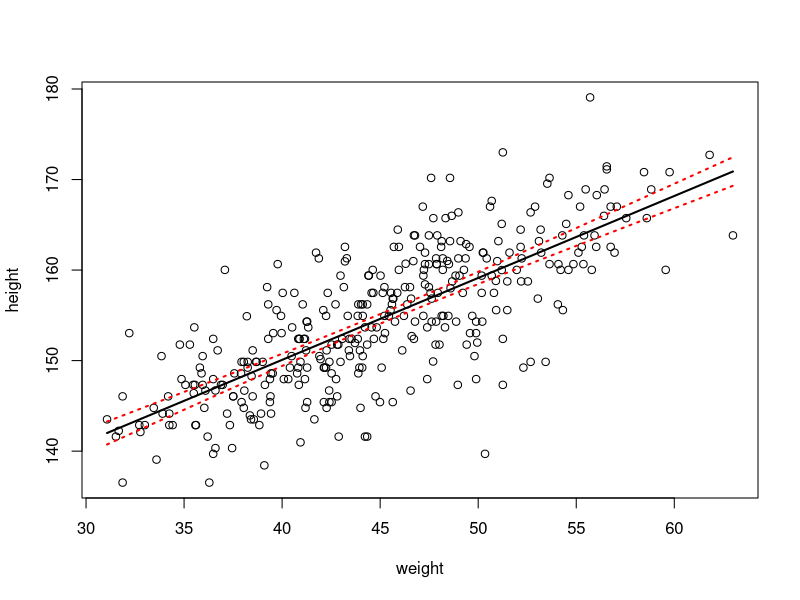
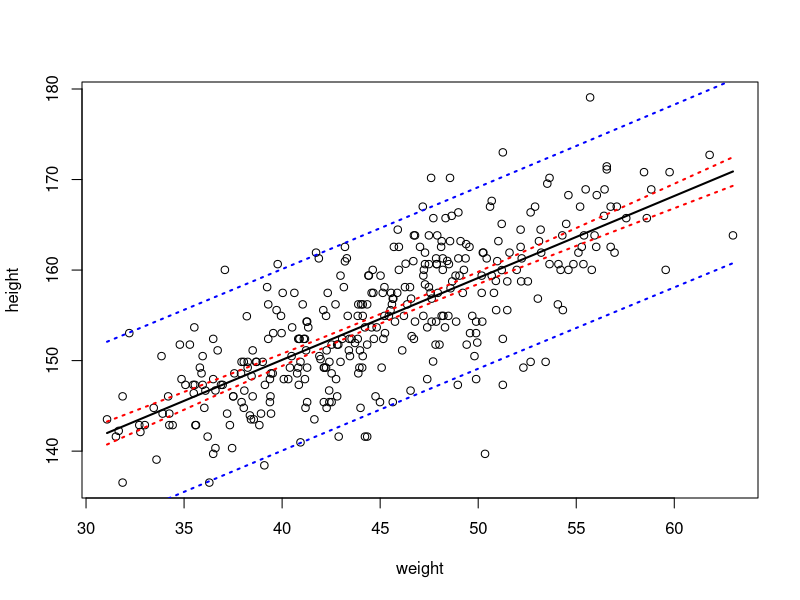

Reproduce these figures in R, in order.
## ---- chunk 1
d <- read.csv("iKung_HeightWeight.csv")
d2 <- d[d$age>=18,c(5,6)] # subset the dataframe to only include the height and weight variables of adults over the age of 18
d2 <- na.omit(d2) # remove the rows of the new dataframe that contain NAs.
## ---- chunk 2
m1 <- lm(formula = height ~ weight, data=d2)
coefficients(m1)
## ---- chunk 3
d <- read.csv("iKung_HeightWeight.csv")
d2 <- d[d$age>=18,c(5,6)] # subset the dataframe to only include the height and weight variables of adults over the age of 18
d2 <- na.omit(d2) # remove the rows of the new dataframe that contain NAs.
## ---- chunk 4
m1 <- lm(formula = height ~ weight, data=d2)

alpha <- 0.05
m1$coef[2] - (qt(1-alpha/2,m1$df.residual)) * summary(m1)$coefficients[2,2] # lower
m1$coef[2] + (qt(1-alpha/2,m1$df.residual)) * summary(m1)$coefficients[2,2] # upper
## ---- chunk 5
confint(m1)
## ---- chunk 6
newdat <- data.frame(weight=seq(min(d2$weight),max(d2$weight),length.out=400))
head(newdat)
## ---- chunk 7
predCI <- as.data.frame(predict(m1,newdata = newdat,interval = "c"))
head(predCI)
## ---- chunk 8
plot(height~weight,data = d2)
lines(predCI$fit~newdat$weight,lwd=2) # add fitted/predicted line
lines(predCI$lwr~newdat$weight,lty=3,col="red",lwd=2) # add line for lower bound on CI
lines(predCI$upr~newdat$weight,lty=3,col="red",lwd=2) # add line for upper bound on CI
## ---- chunk 9
predPI <- as.data.frame(predict(m1,newdata = newdat,interval = "p"))
head(predPI)

plot(height~weight,data = d2)
lines(predCI$fit~newdat$weight,lwd=2) # add fitted/predicted line

# confidence intervals
lines(predCI$lwr~newdat$weight,lty=3,col="red",lwd=2) # add line for lower bound on CI
lines(predCI$upr~newdat$weight,lty=3,col="red",lwd=2) # add line for upper bound on CI

# prediction intervals
lines(predPI$lwr~newdat$weight,lty=3,col="blue",lwd=2) # add line for lower bound on CI
lines(predPI$upr~newdat$weight,lty=3,col="blue",lwd=2) # add line for upper bound on CI
